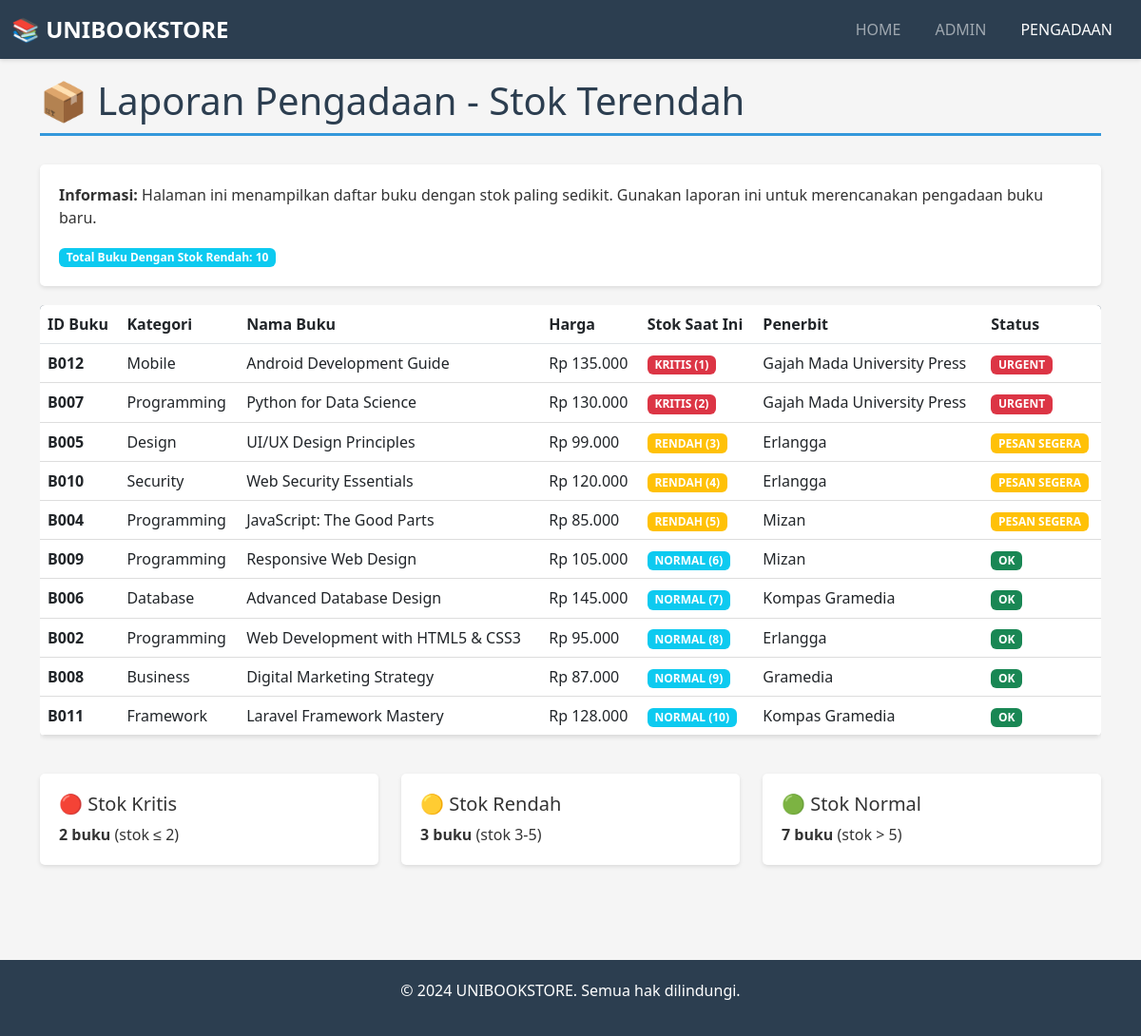
Page /pengadaan.php on the earlier database version.
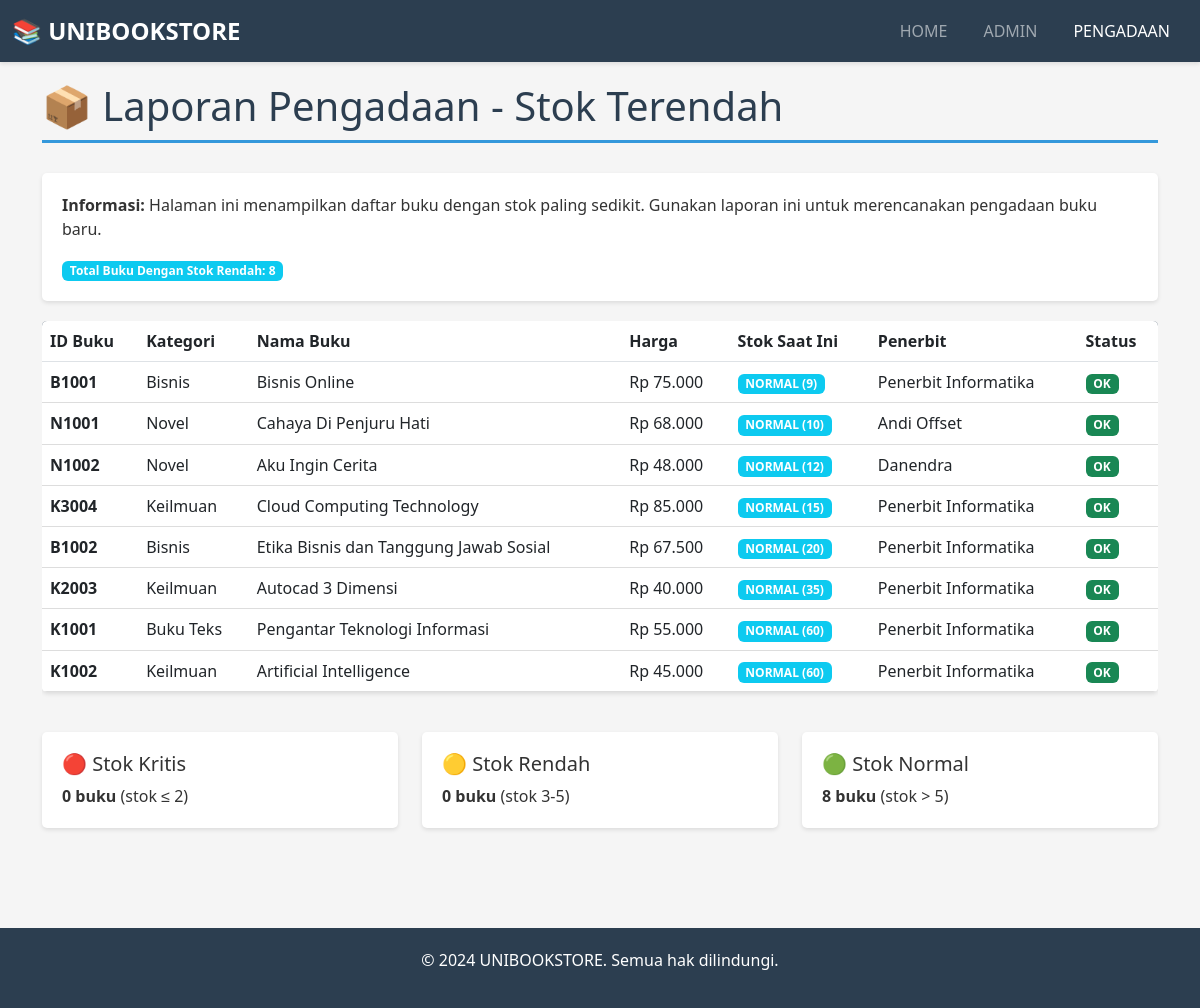
Same page on the later database version.
### tables this page shows
CREATE TABLE IF NOT EXISTS `buku` (
  `id_buku` varchar(10) NOT NULL,
  `kategori` varchar(50) NOT NULL,
  `nama_buku` varchar(150) NOT NULL,
  `harga` int(11) NOT NULL,
  `stok` int(11) NOT NULL,
  `id_penerbit` varchar(10) NOT NULL,
  `gambar` varchar(255) NULL,
  PRIMARY KEY (`id_buku`),
  KEY `id_penerbit` (`id_penerbit`),
  CONSTRAINT `buku_ibfk_1` FOREIGN KEY (`id_penerbit`) REFERENCES `penerbit` (`id_penerbit`) ON DELETE CASCADE
);

CREATE TABLE IF NOT EXISTS `penerbit` (
  `id_penerbit` varchar(10) NOT NULL,
  `nama` varchar(100) NOT NULL,
  `alamat` text NOT NULL,
  `kota` varchar(50) NOT NULL,
  `telepon` varchar(15) NOT NULL,
  PRIMARY KEY (`id_penerbit`)
);

### pengadaan.php (the view, shortened to what the changed rows need)
<?php
include 'config/koneksi.php';
$query = "SELECT b.id_buku, b.kategori, b.nama_buku, b.harga, b.stok, p.nama as nama_penerbit
          FROM buku b
          JOIN penerbit p ON b.id_penerbit = p.id_penerbit
          ORDER BY b.stok ASC
          LIMIT 10";
$result = mysqli_query($koneksi, $query);
$total_rendah = mysqli_num_rows($result);
?>
<!DOCTYPE html>
<html lang="id">
<head>
    <link href="https://cdn.jsdelivr.net/npm/bootstrap@5.3.0/dist/css/bootstrap.min.css" rel="stylesheet">
    <link rel="stylesheet" href="assets/style.css">
</head>
<body>
    <div class="container container-main">
        <h1 class="page-title">📦 Laporan Pengadaan - Stok Terendah</h1>
        <div class="info-card">
            <p class="mb-0">
                <span class="badge bg-info">Total Buku Dengan Stok Rendah: <?php echo $total_rendah; ?></span>
            </p>
        </div>
        <?php if ($total_rendah > 0): ?>
            <div class="table-responsive">
                <table class="table table-hover">
                    <thead>
                        <tr>
                            <th>ID Buku</th>
                            <th>Kategori</th>
                            <th>Nama Buku</th>
                            <th>Harga</th>
                            <th>Stok Saat Ini</th>
                            <th>Penerbit</th>
                            <th>Status</th>
                        </tr>
                    </thead>
                    <tbody>
                        <?php while ($row = mysqli_fetch_assoc($result)): ?>
                            <tr>
                                <td><strong><?php echo htmlspecialchars($row['id_buku']); ?></strong></td>
                                <td><?php echo htmlspecialchars($row['kategori']); ?></td>
                                <td><?php echo htmlspecialchars($row['nama_buku']); ?></td>
                                <td>Rp <?php echo number_format($row['harga'], 0, ',', '.'); ?></td>
                                <td>
                                    <strong>
                                        <?php
                                            if ($row['stok'] == 0) {
                                                echo "<span class='badge bg-danger'>HABIS (" . $row['stok'] . ")</span>";
                                            } elseif ($row['stok'] <= 2) {
                                                echo "<span class='badge bg-danger'>KRITIS (" . $row['stok'] . ")</span>";
                                            } elseif ($row['stok'] <= 5) {
                                                echo "<span class='badge bg-warning'>RENDAH (" . $row['stok'] . ")</span>";
                                            } else {
                                                echo "<span class='badge bg-info'>NORMAL (" . $row['stok'] . ")</span>";
                                            }
                                        ?>
                                    </strong>
                                </td>
                                <td><?php echo htmlspecialchars($row['nama_penerbit']); ?></td>
                                <td>
                                    <?php
                                        if ($row['stok'] == 0) {
                                            echo "<span class='badge bg-danger'>PERLU SEGERA DIISI</span>";
                                        } elseif ($row['stok'] <= 2) {
                                            echo "<span class='badge bg-danger'>URGENT</span>";
                                        } elseif ($row['stok'] <= 5) {
                                            echo "<span class='badge bg-warning'>PESAN SEGERA</span>";
                                        } else {
                                            echo "<span class='badge bg-success'>OK</span>";
                                        }
                                    ?>
                                </td>
                            </tr>
                        <?php endwhile; ?>
                    </tbody>
                </table>
            </div>
            <div class="row mt-4">
                <div class="col-md-4">
                    <?php
                    $critical = mysqli_query($koneksi, "SELECT COUNT(*) as total FROM buku WHERE stok <= 2");
                    $c_row = mysqli_fetch_assoc($critical);
                    ?>
                    <div class="info-card">
                        <h5>🔴 Stok Kritis</h5>
                        <p class="mb-0"><strong><?php echo $c_row['total']; ?> buku</strong> (stok ≤ 2)</p>
                    </div>
                </div>
                <div class="col-md-4">
                    <?php
                    $warning = mysqli_query($koneksi, "SELECT COUNT(*) as total FROM buku WHERE stok > 2 AND stok <= 5");
                    $w_row = mysqli_fetch_assoc($warning);
                    ?>
                    <div class="info-card">
                        <h5>🟡 Stok Rendah</h5>
                        <p class="mb-0"><strong><?php echo $w_row['total']; ?> buku</strong> (stok 3-5)</p>
                    </div>
                </div>
                <div class="col-md-4">
                    <?php
                    $normal = mysqli_query($koneksi, "SELECT COUNT(*) as total FROM buku WHERE stok > 5");
                    $n_row = mysqli_fetch_assoc($normal);
                    ?>
                    <div class="info-card">
                        <h5>🟢 Stok Normal</h5>
                        <p class="mb-0"><strong><?php echo $n_row['total']; ?> buku</strong> (stok > 5)</p>
                    </div>
                </div>
            </div>
        <?php else: ?>
            <div class="alert alert-success">
                ✓ Semua buku memiliki stok yang cukup. Tidak ada pengadaan yang perlu dilakukan saat ini.
            </div>
        <?php endif; ?>
    </div>
</body>
</html>

Differences in the rows shown:
removed buku: id_buku "B012", kategori "Mobile", nama_buku "Android Development Guide", harga "135.000", stok "1", id_penerbit.nama "Gajah Mada University Press", shows "URGENT"
removed buku: id_buku "B007", kategori "Programming", nama_buku "Python for Data Science", harga "130.000", stok "2", id_penerbit.nama "Gajah Mada University Press", shows "URGENT"
removed buku: id_buku "B005", kategori "Design", nama_buku "UI/UX Design Principles", harga "99.000", stok "3", id_penerbit.nama "Erlangga", shows "PESAN SEGERA"
removed buku: id_buku "B010", kategori "Security", nama_buku "Web Security Essentials", harga "120.000", stok "4", id_penerbit.nama "Erlangga", shows "PESAN SEGERA"
removed buku: id_buku "B004", kategori "Programming", nama_buku "JavaScript: The Good Parts", harga "85.000", stok "5", id_penerbit.nama "Mizan", shows "PESAN SEGERA"
removed buku: id_buku "B009", kategori "Programming", nama_buku "Responsive Web Design", harga "105.000", stok "6", id_penerbit.nama "Mizan", shows "OK"
removed buku: id_buku "B006", kategori "Database", nama_buku "Advanced Database Design", harga "145.000", stok "7", id_penerbit.nama "Kompas Gramedia", shows "OK"
removed buku: id_buku "B002", kategori "Programming", nama_buku "Web Development with HTML5 & CSS3", harga "95.000", stok "8", id_penerbit.nama "Erlangga", shows "OK"
removed buku: id_buku "B008", kategori "Business", nama_buku "Digital Marketing Strategy", harga "87.000", stok "9", id_penerbit.nama "Gramedia", shows "OK"
removed buku: id_buku "B011", kategori "Framework", nama_buku "Laravel Framework Mastery", harga "128.000", stok "10", id_penerbit.nama "Kompas Gramedia", shows "OK"
added buku: id_buku "B1001", kategori "Bisnis", nama_buku "Bisnis Online", harga "75.000", stok "9", id_penerbit.nama "Penerbit Informatika", shows "OK"
added buku: id_buku "N1001", kategori "Novel", nama_buku "Cahaya Di Penjuru Hati", harga "68.000", stok "10", id_penerbit.nama "Andi Offset", shows "OK"
added buku: id_buku "N1002", kategori "Novel", nama_buku "Aku Ingin Cerita", harga "48.000", stok "12", id_penerbit.nama "Danendra", shows "OK"
added buku: id_buku "K3004", kategori "Keilmuan", nama_buku "Cloud Computing Technology", harga "85.000", stok "15", id_penerbit.nama "Penerbit Informatika", shows "OK"
added buku: id_buku "B1002", kategori "Bisnis", nama_buku "Etika Bisnis dan Tanggung Jawab Sosial", harga "67.500", stok "20", id_penerbit.nama "Penerbit Informatika", shows "OK"
added buku: id_buku "K2003", kategori "Keilmuan", nama_buku "Autocad 3 Dimensi", harga "40.000", stok "35", id_penerbit.nama "Penerbit Informatika", shows "OK"
added buku: id_buku "K1001", kategori "Buku Teks", nama_buku "Pengantar Teknologi Informasi", harga "55.000", stok "60", id_penerbit.nama "Penerbit Informatika", shows "OK"
added buku: id_buku "K1002", kategori "Keilmuan", nama_buku "Artificial Intelligence", harga "45.000", stok "60", id_penerbit.nama "Penerbit Informatika", shows "OK"
Other differences:
$total_rendah: "10" → "8"
$c_row['total']: "2" → "0"
$w_row['total']: "3" → "0"
$n_row['total']: "7" → "8"
